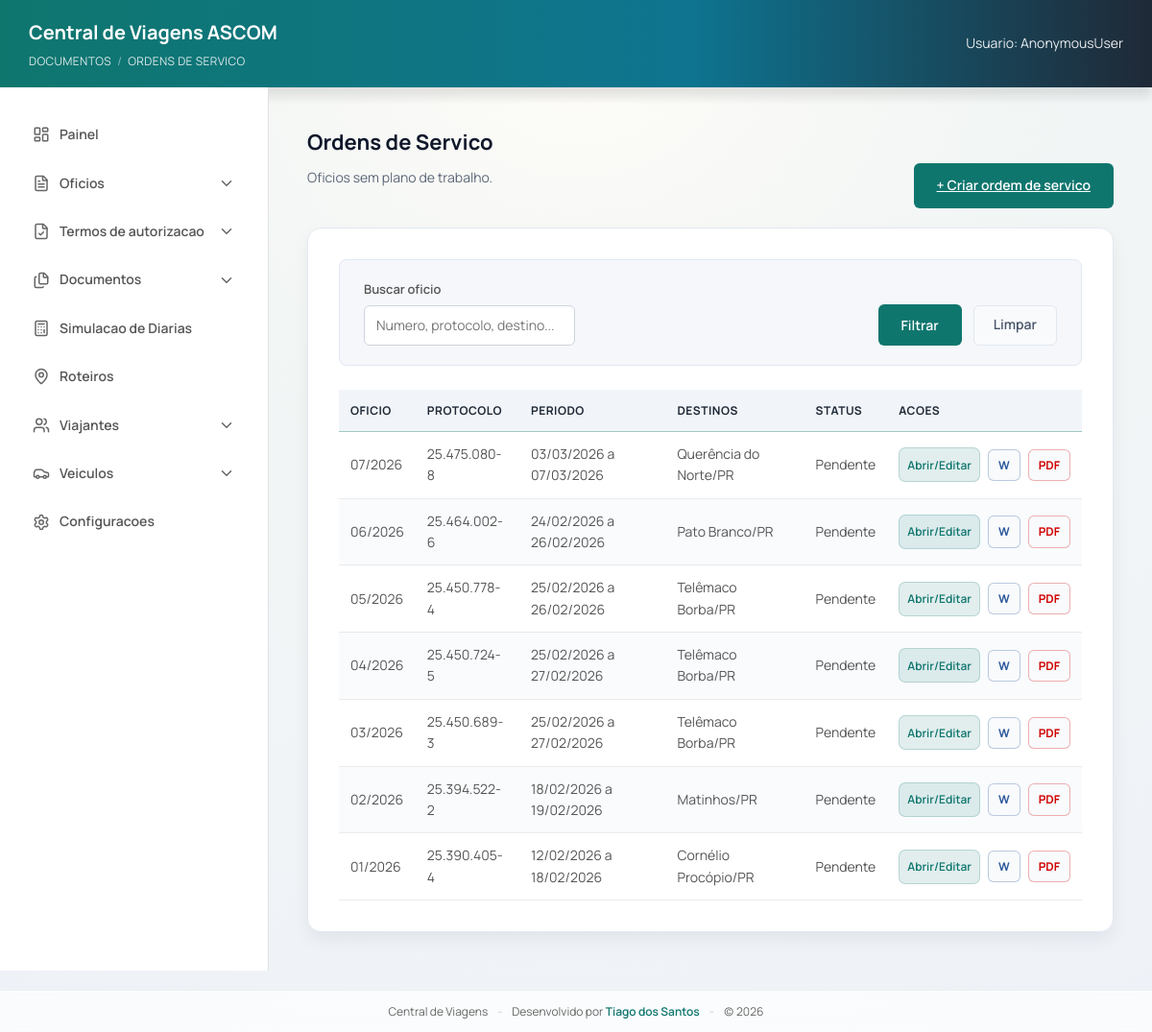
The app's page /ordens-servico/, older data.
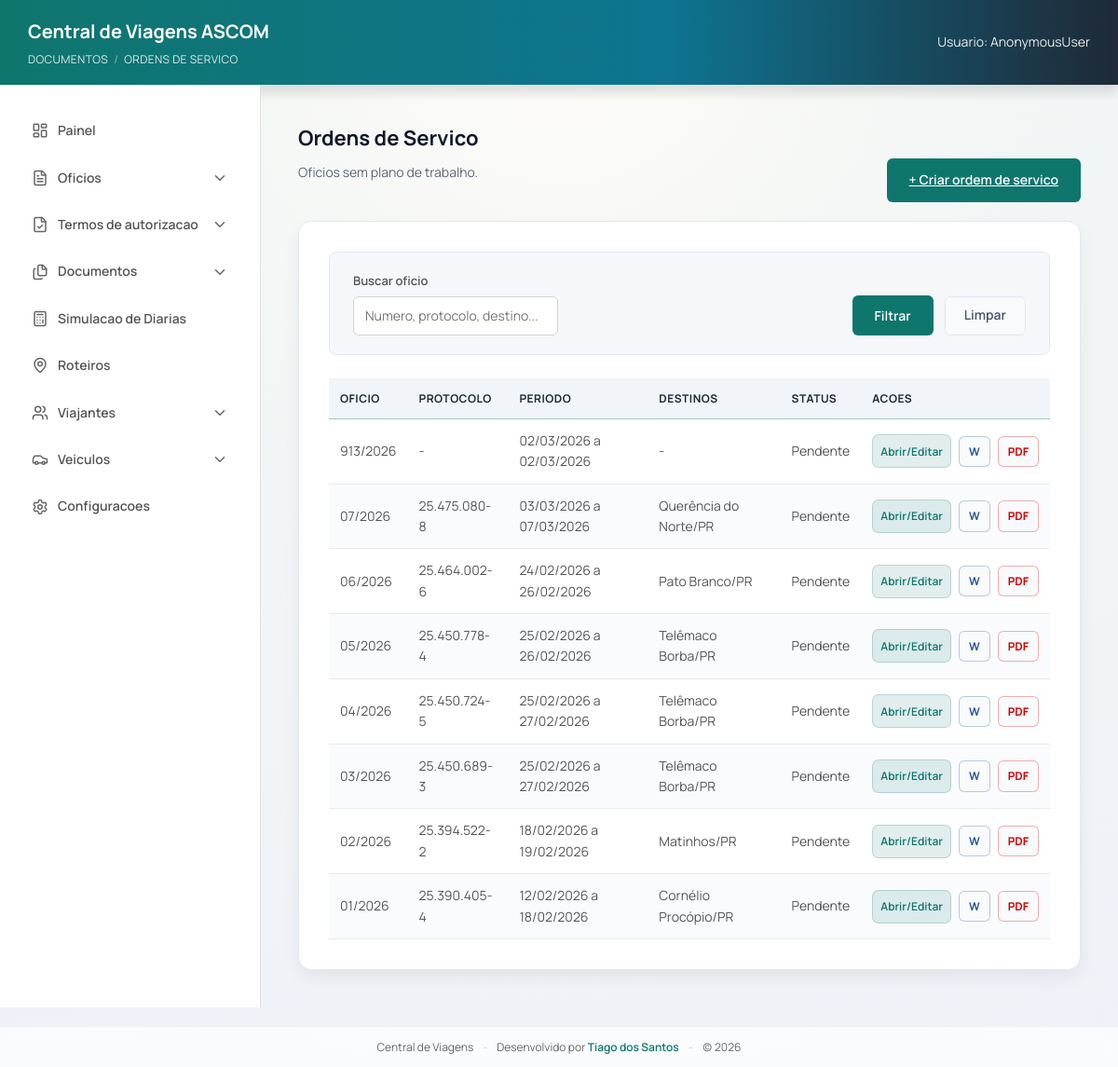
The same page, newer data.
### viagens/models.py (models this page shows, shortened)
class Oficio(models.Model):
    class Status(models.TextChoices):
        DRAFT = "DRAFT", "Rascunho"
        FINAL = "FINAL", "Finalizado"
    class AssuntoTipo(models.TextChoices):
        AUTORIZACAO = "AUTORIZACAO", "Autorizacao"
        CONVALIDACAO = "CONVALIDACAO", "Convalidacao"
    class CustosChoices(models.TextChoices):
        UNIDADE = "UNIDADE", "UNIDADE – DPC (diária e combustível serão custeados pela DPC)."
        OUTRA_INSTITUICAO = "OUTRA_INSTITUICAO", "OUTRA INSTITUIÇÃO"
        SEM_ONUS = "SEM_ONUS", "Com ônus limitados aos próprios vencimentos"
    class CusteioTipoChoices(models.TextChoices):
        UNIDADE = "UNIDADE", "UNIDADE - DPC (diarias e combustivel serao custeados pela DPC)."
        OUTRA_INSTITUICAO = "OUTRA_INSTITUICAO", "OUTRA INSTITUICAO"
        ONUS_LIMITADOS = "ONUS_LIMITADOS", "ONUS LIMITADOS AOS PROPRIOS VENCIMENTOS"
    class DestinoChoices(models.TextChoices):
        GAB = "GAB", "GABINETE DO DELEGADO GERAL ADJUNTO"
        SESP = "SESP", "SESP"
    acao = models.ForeignKey(
        AcaoInstitucional,
        on_delete=models.SET_NULL,
        related_name="oficios",
        null=True,
        blank=True,
        verbose_name="Acao Institucional",
    )
    roteiro = models.ForeignKey(
        "Roteiro",
        on_delete=models.SET_NULL,
        related_name="oficios_como_roteiro",
        null=True,
        blank=True,
        verbose_name="Roteiro de Viagem",
    )
    oficio = models.CharField(max_length=50, blank=True, default="")
    numero = models.PositiveIntegerField(null=True, blank=True, db_index=True)
    ano = models.PositiveIntegerField(null=True, blank=True, db_index=True)
    protocolo = models.CharField(max_length=80, blank=True, default="")
    destino = models.CharField(
        max_length=40,
        choices=DestinoChoices.choices,
        default=DestinoChoices.GAB,
        editable=False,
    )
    status = models.CharField(
        max_length=20,
        choices=Status.choices,
        default=Status.DRAFT,
        db_index=True,
    )
    assunto = models.CharField(max_length=200, blank=True)
    assunto_tipo = models.CharField(
        max_length=20,
        choices=AssuntoTipo.choices,
        default=AssuntoTipo.AUTORIZACAO,
    )
    tipo_destino = models.CharField(
        max_length=20,
        blank=True,
        choices=[
            ("INTERIOR", "Interior"),
            ("CAPITAL", "Capital"),
            ("BRASILIA", "Brasilia"),
        ],
    )
    estado_sede = models.ForeignKey(
        Estado,
        on_delete=models.SET_NULL,
        null=True,
        blank=True,
        related_name="oficios_sede",
    )
    cidade_sede = models.ForeignKey(
        Cidade,
        on_delete=models.SET_NULL,
        null=True,
        blank=True,
        related_name="oficios_sede",
    )
    estado_destino = models.ForeignKey(
        Estado,
        on_delete=models.SET_NULL,
        null=True,
        blank=True,
        related_name="oficios_destino",
    )
    cidade_destino = models.ForeignKey(
        Cidade,
        on_delete=models.SET_NULL,
        null=True,
        blank=True,
        related_name="oficios_destino",
    )
    roteiro_ida_saida_local = models.CharField(max_length=200, blank=True)
    roteiro_ida_saida_datahora = models.CharField(max_length=200, blank=True)
    roteiro_ida_chegada_local = models.CharField(max_length=200, blank=True)
    roteiro_ida_chegada_datahora = models.CharField(max_length=200, blank=True)
    roteiro_volta_saida_local = models.CharField(max_length=200, blank=True)
    roteiro_volta_saida_datahora = models.CharField(max_length=200, blank=True)
    roteiro_volta_chegada_local = models.CharField(max_length=200, blank=True)
    roteiro_volta_chegada_datahora = models.CharField(max_length=200, blank=True)
    retorno_saida_cidade = models.CharField(max_length=120, blank=True)
    retorno_saida_data = models.DateField(null=True, blank=True)
    retorno_saida_hora = models.TimeField(null=True, blank=True)
    retorno_chegada_cidade = models.CharField(max_length=120, blank=True)
    retorno_chegada_data = models.DateField(null=True, blank=True)
    retorno_chegada_hora = models.TimeField(null=True, blank=True)
    quantidade_diarias = models.CharField(max_length=120, blank=True)
    valor_diarias = models.CharField(max_length=120, blank=True)
    valor_diarias_extenso = models.CharField(max_length=200, blank=True)
    tipo_viatura = models.CharField(
        max_length=20,
        blank=True,
        choices=[("CARACTERIZADA", "Caracterizada"), ("DESCARACTERIZADA", "Descaracterizada")],
        default="DESCARACTERIZADA"
    )
    tipo_custeio = models.CharField(
        max_length=30,
        blank=True,
        choices=[
            ("UNIDADE", "Unidade"),
            ("OUTRA_INSTITUICAO", "Outra instituicao"),
            ("SEM_ONUS", "Sem onus"),
        ],
    )
    custeio_tipo = models.CharField(
        max_length=30,
        blank=True,
        choices=CusteioTipoChoices.choices,
        default=CusteioTipoChoices.UNIDADE,
    )
    custeio_texto_override = models.TextField(blank=True, default="")
    custos = models.CharField(
        max_length=20,
        choices=CustosChoices.choices,
        default=CustosChoices.UNIDADE,
    )
    nome_instituicao_custeio = models.CharField(
        max_length=200,
        blank=True,
        default="",
    )
    google_doc_id = models.CharField(max_length=200, blank=True)
    google_doc_url = models.URLField(blank=True)
    pdf_file_id = models.CharField(max_length=200, blank=True)
    pdf_url = models.URLField(blank=True)
    placa = models.CharField(max_length=10, blank=True)
    modelo = models.CharField(max_length=120, blank=True)
    combustivel = models.CharField(max_length=80, blank=True)
    motorista = models.CharField(max_length=120, blank=True)
    motorista_oficio = models.CharField(max_length=80, blank=True)
    motorista_oficio_numero = models.PositiveIntegerField(null=True, blank=True)
    motorista_oficio_ano = models.PositiveIntegerField(null=True, blank=True)
    motorista_protocolo = models.CharField(max_length=80, blank=True)
    motorista_carona = models.BooleanField(default=False)
    motorista_viajante = models.ForeignKey(
        Viajante,
        on_delete=models.SET_NULL,
        null=True,
        blank=True,
        related_name="oficios_motorista",
    )
    carona_oficio_referencia = models.ForeignKey(
        "self",
        on_delete=models.SET_NULL,
        null=True,
        blank=True,
        related_name="oficios_que_usam_como_carona",
    )
    motivo = models.TextField(blank=True)
    justificativa_texto = models.TextField(blank=True, default="")
    justificativa_modelo = models.CharField(max_length=50, blank=True, default="")
    veiculo = models.ForeignKey(
        Veiculo,
        on_delete=models.SET_NULL,
        null=True,
        blank=True,
        related_name="oficios",
    )
    viajantes = models.ManyToManyField(Viajante, related_name="oficios", blank=True)
    created_at = models.DateTimeField(auto_now_add=True, db_index=True)
    updated_at = models.DateTimeField(auto_now=True)
    class Meta:
        constraints = [
            models.UniqueConstraint(
                fields=["ano", "numero"],
                name="uniq_oficio_numero_por_ano",
            )
        ]
    @property
    def numero_formatado(self) -> str:
        return format_oficio_num(self.numero, self.ano)
    @property
    def protocolo_formatado(self) -> str:
        return format_protocolo_num(self.protocolo)
    def ensure_acao(self):
        if self.acao_id:
            return self.acao

class Trecho(models.Model):
    oficio = models.ForeignKey(
        Oficio,
        on_delete=models.CASCADE,
        related_name="trechos",
    )
    ordem = models.PositiveIntegerField(default=1)
    origem_estado = models.ForeignKey(
        Estado,
        on_delete=models.SET_NULL,
        null=True,
        blank=True,
        related_name="trechos_origem",
    )
    origem_cidade = models.ForeignKey(
        Cidade,
        on_delete=models.SET_NULL,
        null=True,
        blank=True,
        related_name="trechos_origem",
    )
    destino_estado = models.ForeignKey(
        Estado,
        on_delete=models.SET_NULL,
        null=True,
        blank=True,
        related_name="trechos_destino",
    )
    destino_cidade = models.ForeignKey(
        Cidade,
        on_delete=models.SET_NULL,
        null=True,
        blank=True,
        related_name="trechos_destino",
    )
    saida_data = models.DateField(null=True, blank=True)
    saida_hora = models.TimeField(null=True, blank=True)
    chegada_data = models.DateField(null=True, blank=True)
    chegada_hora = models.TimeField(null=True, blank=True)
    class Meta:
        ordering = ["ordem"]

### viagens/views/_shared.py (the view, shortened to what this page needs)
# urls.py: path("ordens-servico/", views.ordens_servico_list, name="ordens_servico_list"),
@require_GET
def ordens_servico_list(request):
    q = (request.GET.get("q") or "").strip()
    params = request.GET.copy()
    params.pop("page", None)
    querystring = params.urlencode()
    oficios = (
        Oficio.objects.filter(plano_trabalho__isnull=True)
        .select_related("cidade_destino", "estado_destino")
        .prefetch_related("trechos")
        .order_by("-created_at")
    )
    rows: list[dict[str, object]] = []
    for oficio in oficios:
        ordem = _get_ordem_servico(oficio)
        data_inicio, data_fim = _resolve_periodo_oficio(oficio)
        rows.append(
            {
                "oficio": oficio,
                "ordem": ordem,
                "status": "Completa" if ordem else "Pendente",
                "data_inicio": data_inicio,
                "data_fim": data_fim,
                "destinos": _resolve_destinos_oficio(oficio),
            }
        )
    paginator = Paginator(rows, 25)
    page_obj = paginator.get_page(request.GET.get("page"))
    return render(
        request,
        "viagens/ordens_servico_list.html",
        {
            "rows": page_obj,
            "page_obj": page_obj,
            "q": q,
            "querystring": querystring,
        },
    )

### viagens/context_processors.py (called while the page is built)
def mask_settings(request):
    return {
        "PROTOCOLO_MASK": getattr(settings, "PROTOCOLO_MASK", None),
        "CURRENT_YEAR": str(timezone.localdate().year),
    }

### viagens/utils/normalize.py (called while the page is built)
def normalize_digits(value: str | None) -> str:
    return _NON_DIGIT_RE.sub("", value or "")

def normalize_protocolo_num(value: str | None) -> str:
    return normalize_digits(value)

def format_protocolo_num(value: str | None) -> str:
    digits = normalize_protocolo_num(value)
    if len(digits) != 9:
        return digits
    return f"{digits[0:2]}.{digits[2:5]}.{digits[5:8]}-{digits[8]}"

def format_oficio_num(numero: int | str | None, ano: int | str | None) -> str:
    if numero in (None, "") or ano in (None, ""):
        return ""
    try:
        numero_int = int(str(numero))
        ano_int = int(str(ano))
    except (TypeError, ValueError):
        return ""
    if numero_int <= 0 or ano_int <= 0:
        return ""
    return f"{numero_int:02d}/{ano_int}"

### viagens/views/_shared.py (called while the page is built)
def _ensure_acao_for_oficio(oficio: Oficio):
    return oficio.ensure_acao()

### viagens/templates/viagens/ordens_servico_list.html (shortened to what this page needs)
{% extends "viagens/base.html" %}
{% block breadcrumb %}
  Documentos <span class="breadcrumb-sep">/</span> Ordens de Servico
{% endblock %}
{% block content %}
  <div class="page-header">
    <div>
      <h2 class="page-title">Ordens de Servico</h2>
      <p class="page-subtitle">Oficios sem plano de trabalho.</p>
    </div>
    <div class="page-actions">
      <a class="btn-primary" href="{% url 'ordem_servico_criar' %}">+ Criar ordem de servico</a>
    </div>
  </div>
  <div class="list-card">
    <div class="filter-bar">
      <form method="get" class="filter-form">
        <div class="filter-left">
          <div class="filter-group">
            <label>Buscar oficio</label>
            <input type="text" name="q" value="{{ q }}" placeholder="Numero, protocolo, destino..." />
          </div>
        </div>
        <div class="filter-actions">
          <button class="btn-primary" type="submit">Filtrar</button>
          <a class="btn-clear" href="{% url 'ordens_servico_list' %}">Limpar</a>
        </div>
      </form>
    </div>
    {% if rows %}
      <table class="table">
        <thead>
          <tr>
            <th>Oficio</th>
            <th>Protocolo</th>
            <th>Periodo</th>
            <th>Destinos</th>
            <th>Status</th>
            <th class="table-actions-header">Acoes</th>
          </tr>
        </thead>
        <tbody>
          {% for row in rows %}
            <tr>
              <td>{{ row.oficio.numero_formatado|default:row.oficio.oficio|default:row.oficio.id }}</td>
              <td>{{ row.oficio.protocolo_formatado|default:row.oficio.protocolo|default:"-" }}</td>
              <td>{{ row.data_inicio|date:"d/m/Y" }} a {{ row.data_fim|date:"d/m/Y" }}</td>
              <td>{{ row.destinos }}</td>
              <td>{{ row.status }}</td>
              <td class="table-actions-cell">
                <div class="table-actions table-actions--right">
                  <a class="btn-edit btn-small" href="{% url 'ordem_servico_editar' row.oficio.id %}">Abrir/Editar</a>
                  <a class="btn-icon btn-icon--docx" href="{% url 'ordem_servico_download_docx' row.oficio.id %}" aria-label="Baixar DOCX">W</a>
                  <a class="btn-icon btn-icon--pdf" href="{% url 'ordem_servico_download_pdf' row.oficio.id %}" aria-label="Baixar PDF">PDF</a>
                </div>
              </td>
            </tr>
          {% endfor %}
        </tbody>
      </table>
    {% endif %}
  </div>
{% endblock %}

Row changes from the older to the newer data that the page shows:
added Oficio: oficio.numero_formatado "913/2026", oficio.protocolo_formatado "-", data_inicio "02/03/2026", data_fim "02/03/2026", destinos "-", status "Pendente"
